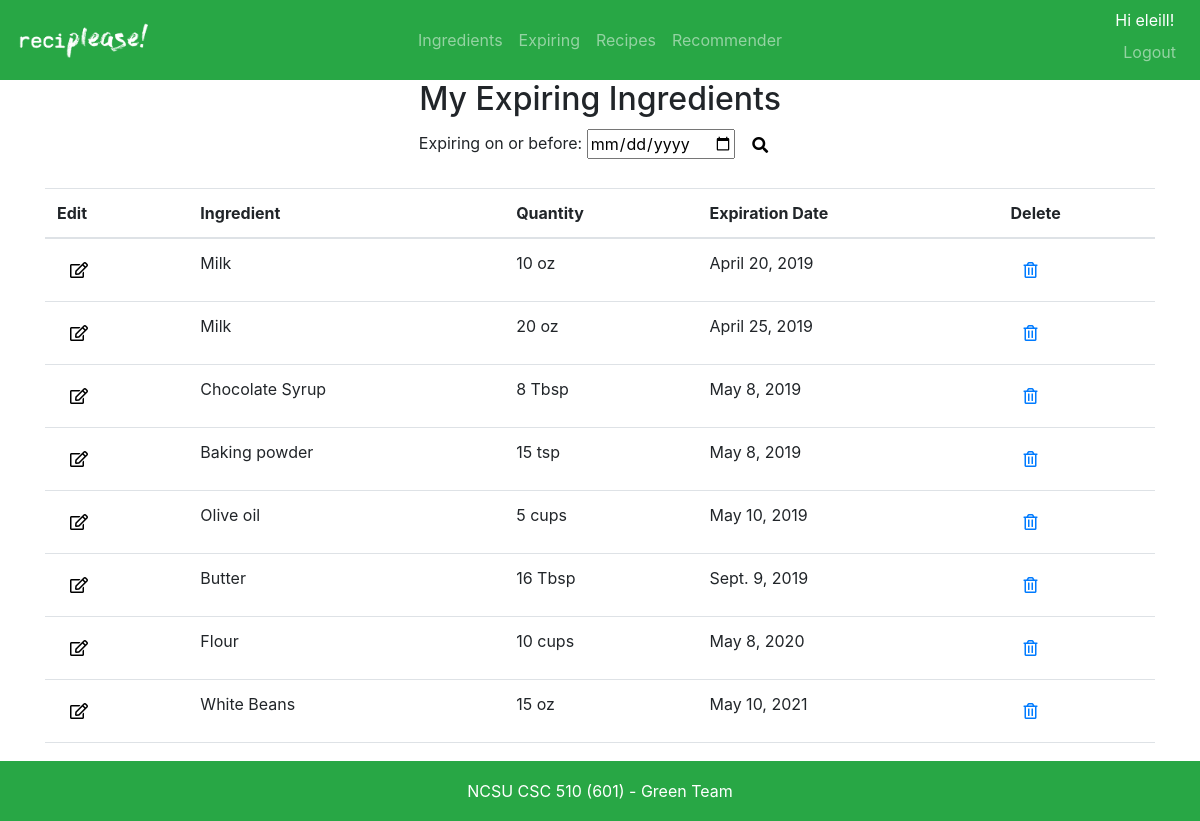
/ingredients/expiring/ (signed in), run on the app's committed database.
### ingredients/models.py (models this page shows, shortened)
class UserIngredient(models.Model):
    ingredient = models.ForeignKey('Ingredient', on_delete=models.SET_NULL, null=True)
    user =  models.ForeignKey(settings.AUTH_USER_MODEL, on_delete=models.CASCADE)
    quantity = models.PositiveIntegerField()
    exp_date = models.DateField(default=one_month_from_today, blank=True, null=True)

class Ingredient(models.Model):
    name = models.CharField(max_length=200)
    quantity_units = models.CharField(max_length=200) # Type of units for ingredient (oz, lbs, units, etc)
    def __str__(self):
        return self.name

### ingredients/views.py (the view)
# urls.py: path('expiring/', views.expiring_ingredients, name='expiring_user_ingredient_list'),
def expiring_ingredients(request):
    expiring_user_ingredients = UserIngredient.objects.filter(user=request.user).select_related('ingredient').order_by('exp_date') # Get all ingredients for this user
    return render(request, 'ingredients/expiring_user_ingredient_list.html', {'expiring_user_ingredients': expiring_user_ingredients})

### ingredients/templates/ingredients/expiring_user_ingredient_list.html (shortened to what this page needs)
{% extends 'base.html' %}
{% block content %}
<div class="container">
    <h2 align="center">My Expiring Ingredients</h2>
    <form align="center" >
        Expiring on or before:
        <input type="date" id="expiry_date" name="exp_date">
        <button type="button" id="expiry_search" class="btn btn-default" style="background:none">
            <span class="fas fa-search"></span>
        </button>
</form><br>
    <table class="table">
        <thead>
            <tr>
                <th scope="col">Edit</th>
                <th scope="col">Ingredient</th>
                <th scope="col">Quantity</th>
                <th scope="col">Expiration Date</th>
                <th scope="col">Delete</th>
            </tr>
        </thead>
        <tbody id="exp_table">
            {% for user_ingredient in expiring_user_ingredients %}
            <tr >
                <th scope="row">
                    <button type="button"  class="btn btn-default" style="background:none">
                        <span class="far fa-edit"></span>
                    </button>
                </th>
                <td>{{ user_ingredient.ingredient }}</td>
                <td>{{ user_ingredient.quantity }} {{ user_ingredient.ingredient.quantity_units }}</td>
                <td>{{ user_ingredient.exp_date }}</td>
                <td>
                    <button type="button"  class="btn btn-default" style="background:none">
                        <a href="/ingredients/{{ user_ingredient.id }}/delete/"><span class="far fa-trash-alt"></span> </a>
                    </button>
                </td>
            </tr>
            {% endfor %}
        </tbody>
    </table>
</div>
{% endblock %}

### templates/navbar.html (shortened to what this page needs)
{% load staticfiles %}
<nav class="navbar navbar-expand-md navbar-dark bg-success">
    <a class="navbar-brand d-flex w-50 mr-auto" href="{% url 'home' %}">
        <img src="{% static 'media/logo_white.png' %}" width="135" height="37" border="0">
    </a>
    <div class="navbar-collapse collapse w-100" id="collapsingNavbar">
        {% if user.is_authenticated %}
        <ul class="navbar-nav w-100 justify-content-center">
            <li class="nav-item">
                <a class="nav-link" href="{% url 'user_ingredient_list' %}">Ingredients</a>
            </li>
            <li class="nav-item">
                <a class="nav-link" href="{% url 'expiring_user_ingredient_list' %}">Expiring</a>
            </li>
            <li class="nav-item">
                <a class="nav-link" href="{% url 'recipe_list' %}">Recipes</a>
            </li>
            <li class="nav-item">
                <a class="nav-link" href="{% url 'search' %}">Recommender</a>
            </li>
        </ul>
        {% endif %}
        <ul class="nav navbar-nav ml-auto w-100 justify-content-end">
            {% if user.is_authenticated %}
            <li class="nav-item"  >
                <span style="color:#FFFFFF">Hi {{ user.username }}!</span>
                <a class="nav-link" href="{% url 'logout' %}">Logout</a>
            </li>
            {% else %}
            <li class="nav-item">
                <a class="nav-link" href="{% url 'login' %}">Login</a>
            </li>
            {% endif %}
        </ul>
    </div>
</nav>

### data on the page
UserIngredient: ingredient "Milk", quantity "10", ingredient.quantity_units "oz", exp_date "April 20, 2019"
UserIngredient: ingredient "Milk", quantity "20", ingredient.quantity_units "oz", exp_date "April 25, 2019"
UserIngredient: ingredient "Chocolate Syrup", quantity "8", ingredient.quantity_units "Tbsp", exp_date "May 8, 2019"
UserIngredient: ingredient "Baking powder", quantity "15", ingredient.quantity_units "tsp", exp_date "May 8, 2019"
UserIngredient: ingredient "Olive oil", quantity "5", ingredient.quantity_units "cups", exp_date "May 10, 2019"
UserIngredient: ingredient "Butter", quantity "16", ingredient.quantity_units "Tbsp", exp_date "Sept. 9, 2019"
UserIngredient: ingredient "Flour", quantity "10", ingredient.quantity_units "cups", exp_date "May 8, 2020"
UserIngredient: ingredient "White Beans", quantity "15", ingredient.quantity_units "oz", exp_date "May 10, 2021"

### other printed values
{{ user.username }} "eleill"
